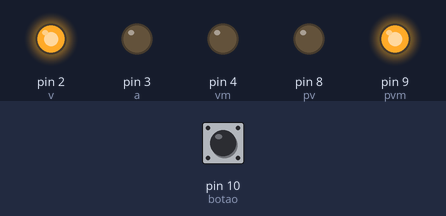
Simulated run of this sketch. Board: Arduino Uno, built with avr-gcc and run on an emulated ATmega328P. Shown: output pins drawn as LEDs (lit = HIGH). Dashed ring = blinking. The inputs (shaded band) are chosen by the test bench; at power-on: pin 10 (botao) LOW.

Above: at 1.2 s.
1.3 s: pin 10 (botao) pulled HIGH for 0.15 s
At 2.2 s:
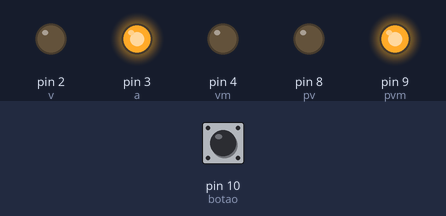
2.9 s: pin 10 (botao) pulled HIGH for 1 s
At 3.4 s:
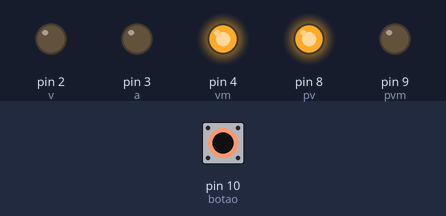
5.4 s: pin 10 (botao) pulled HIGH for 0.15 s
At 6.01 s:
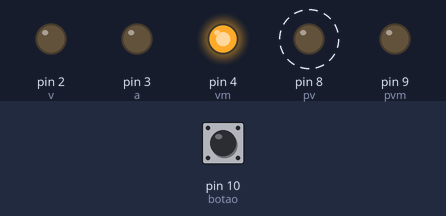
8.5 s: pin 10 (botao) pulled HIGH for 3.2 s
At 8.9 s:
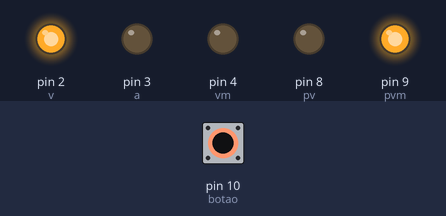
Timing chart, 0 to 11.5 s (numbered marks = the images above; inputs shaded):
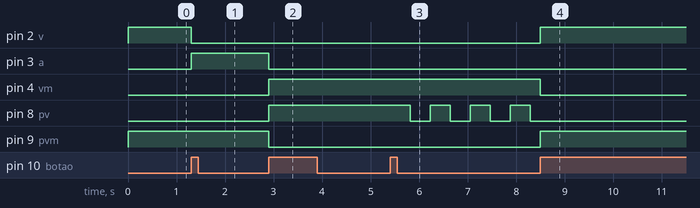

Measured:
- after the input at 1.3 s, pin 2 (v): HIGH → LOW at once; pin 3 (a): LOW → HIGH at once
- after the input at 2.9 s, pin 3 (a), pin 9 (pvm): HIGH → LOW at once; pin 4 (vm), pin 8 (pv): LOW → HIGH at once
- after the input at 5.4 s, pin 8 (pv): alternates HIGH for 0.41 s and LOW for 0.41 s, starting after 0.41 s
- after the input at 8.5 s, pin 2 (v), pin 9 (pvm): LOW → HIGH at once; pin 4 (vm): HIGH → LOW at once; pin 8 (pv): stops changing and stays LOW

The sketch:

Sem_foro_pedestre_com_bot_o.ino
```cpp
int v = 2;                                    //define pino 2 como led verde
int a = 3;                                                      //pino 3 como led amarelo
int vm = 4;                                                     //pino 4 led vermelho
int botao = 10;                                                  //pino 5 botão
int pv = 8;                                                     //pino 7 led verde do pedestre
int pvm = 9;                                                    //pino 8 led vermelho pedestre

int faseSemaforo;                                               //ver qual fase que o semaforo esta: 1,2,3,4

int estadoBotao;                                                //ver qual o estado que o botao esta 0 ou 1
int estadoAnteriorBotao;                                        //ver qual o estado que o botao estava antes do atual

int tempoPisca;
int estadoPisca;


void setup() {

    pinMode (v, OUTPUT);
    pinMode (a, OUTPUT);
    pinMode (vm, OUTPUT);
    pinMode (pv, OUTPUT);
    pinMode (pvm, OUTPUT);
    pinMode (botao, INPUT);

    faseSemaforo = 1;                                              //fase que o semaforo inicia

    estadoAnteriorBotao = digitalRead(botao);                      //le o estado anterior do botao

    tempoPisca = 0;                                                //inicia o tempo do pisca com 0
    estadoPisca = 1;                                               //inicia com pisca aceso

}

void loop() {

  estadoBotao = digitalRead(botao);

  if ((estadoBotao == 1) && (estadoAnteriorBotao == 0)){            //Se o botão estiver ligado, mas estava desligado antes aí segue o programa

     if (faseSemaforo < 4){                                         //se a fase do semáforo for a quarta ou anterior a isso...
       faseSemaforo = faseSemaforo + 1;                             //... soma 1 a fase do semaforo quando aperta o botao
     } else {
     faseSemaforo = 1;                                              //se for maior que 4, volta pra fase 1
     }
  }
   if (faseSemaforo == 1) {                                         //fase 1: sinal verde aberto e vermelho p/ pedestre
      digitalWrite (v, 1);
      digitalWrite (a, 0);
      digitalWrite (vm, 0);

      digitalWrite (pv, 0);
      digitalWrite (pvm, 1);
    }

    estadoAnteriorBotao = estadoBotao;                              //o estado anterior do botao é igual ao estado atual

   if (faseSemaforo == 2) {                                         //fase 2: sinal amarelo e vermelho p/ pedestre
      digitalWrite (v, 0);
      digitalWrite (a, 1);
      digitalWrite (vm, 0);

      digitalWrite (pv, 0);
      digitalWrite (pvm, 1);
    }

   if (faseSemaforo == 3) {                                         //fase 3: sinal vermelho e verde p/ pedestre
      digitalWrite (v, 0);
      digitalWrite (a, 0);
      digitalWrite (vm, 1);

      digitalWrite (pv, 1);
      digitalWrite (pvm, 0);
    }

   if (faseSemaforo == 4) {                                         //fase 4: sinal vermelho e pisca sinal verde do pestre antes de voltar a ficar vermelho na fase 1
      digitalWrite (v, 0);
      digitalWrite (a, 0);
      digitalWrite (vm, 1);

      tempoPisca = tempoPisca + 1;

      if (tempoPisca == 400) {                                      //se o tempo do pisca for 400...
        estadoPisca = !estadoPisca;                                 //...estado do pisca vai ser o inverso do que esta, fazendo com que pisque
        tempoPisca = 0;                                             //tempo do pisca volta a 0
      }

      digitalWrite (pv, estadoPisca);                               //led verde do pedestre é igual ao estado do pisca, ou seja, piscando
      digitalWrite (pvm, 0);
    }
    delay (1);

}
```
